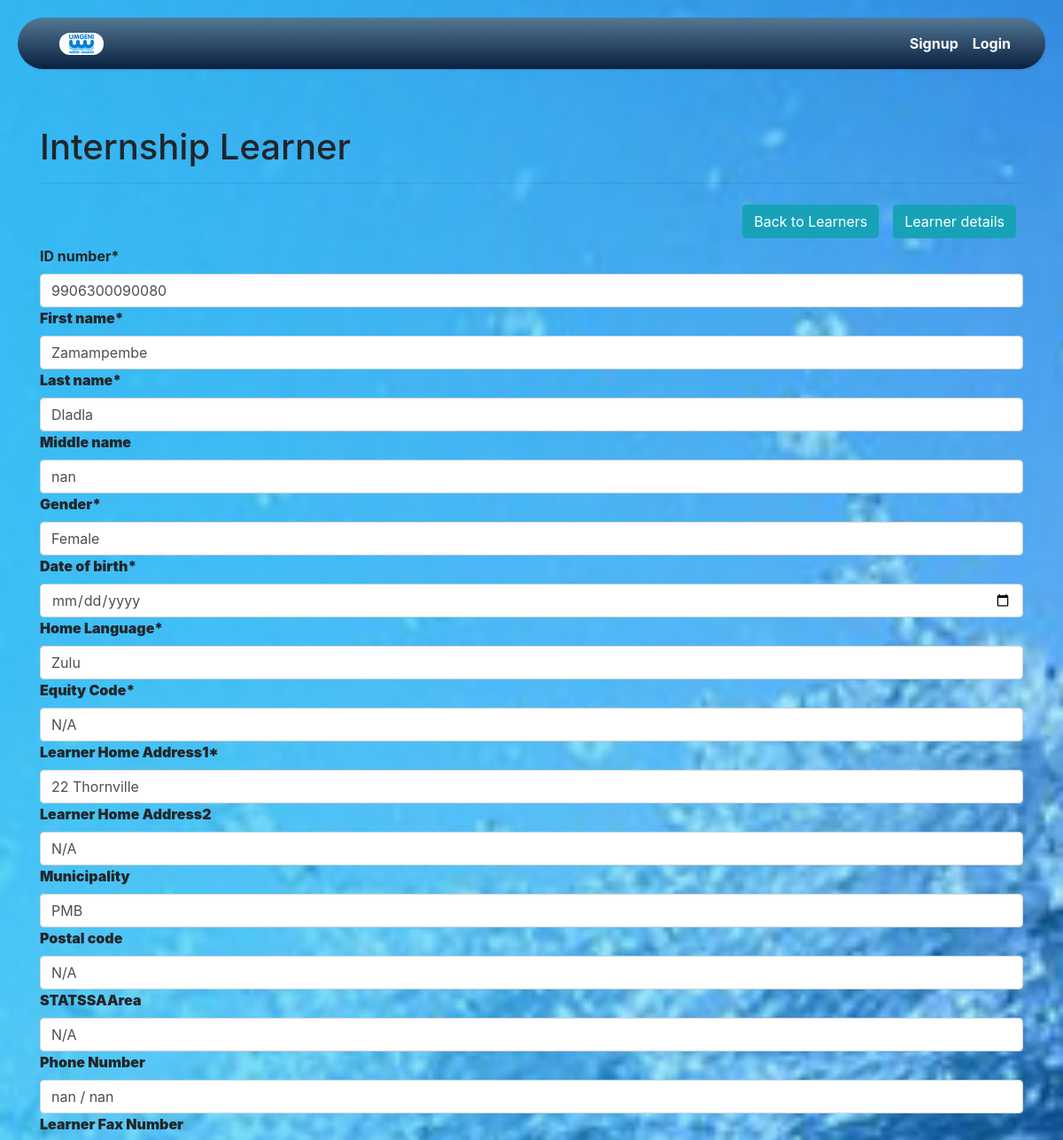
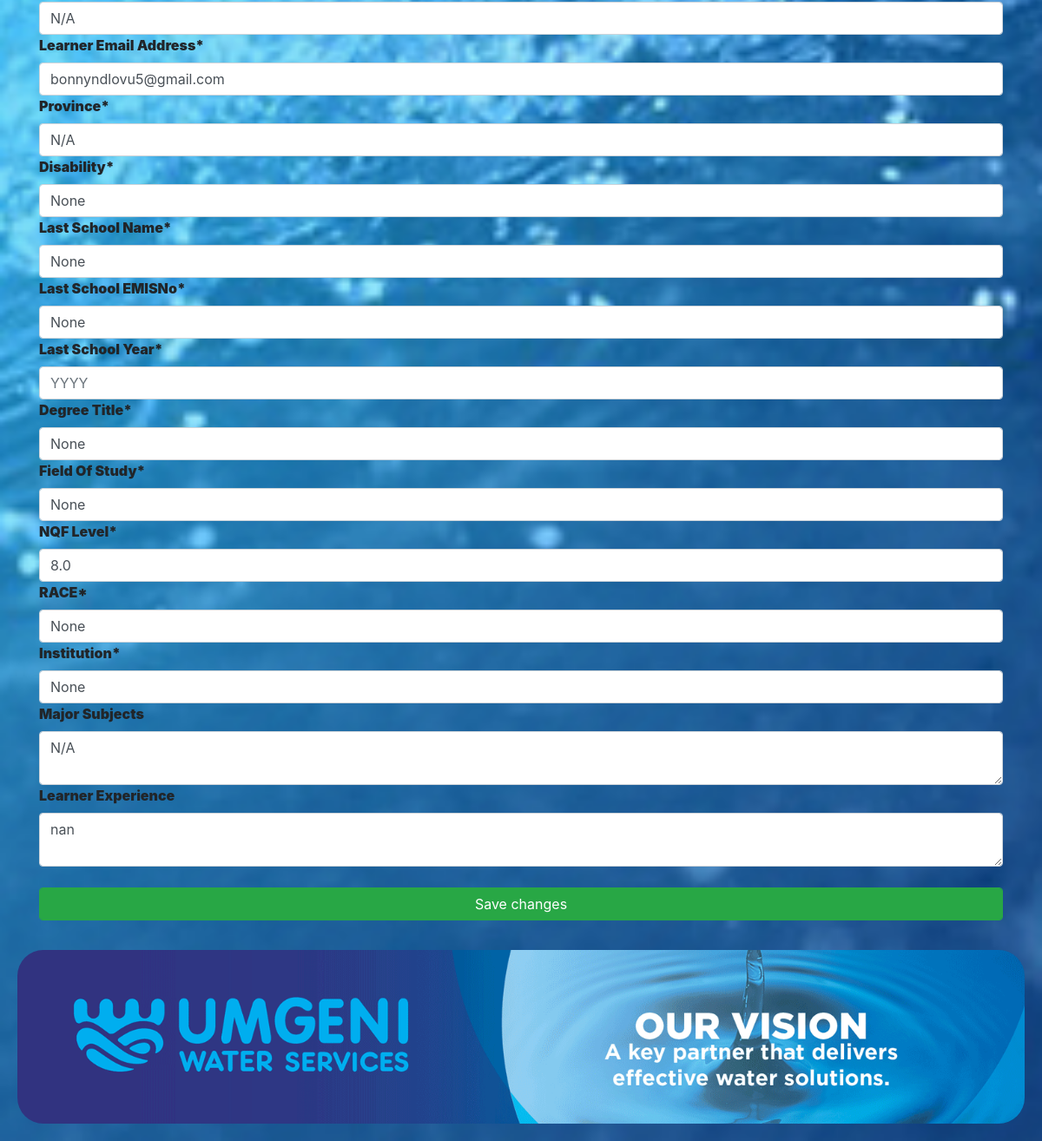
The app's page /editLearner/10/ with its own data (2 pictures, top to bottom).
### applicants/models.py (models this page shows)
class category(models.Model):
    categoryId = models.AutoField(primary_key=True,blank=False, null=False,auto_created=True)
    categoryName = models.CharField(max_length=100 )
    description = models.CharField(max_length=500, default="N/A")
    code = models.CharField(max_length=15, default='None')

class Learner(models.Model):
    ApplicantId = models.AutoField(primary_key=True,blank=False, null=False,auto_created=True)
    user = models.ForeignKey(User,blank=True,null=True,on_delete=models.CASCADE)#added by who
    Department = models.ForeignKey(Department,blank=True,null=True,on_delete=models.CASCADE)#added by who
    Exac = models.ForeignKey(Exac,blank=True,null=True,on_delete=models.CASCADE)#added by who
    category = models.ForeignKey(category,blank=True,null=True,on_delete=models.CASCADE)#added
    LearnerIDNumber = models.CharField(max_length=13)
    DOB = models.DateField(blank=True, null=True)
    Gender = models.CharField(max_length=6, blank=False, null=False)
    EquityCode = models.CharField(max_length=12, blank=True, null=True, default="N/A")
    NationalityCode= models.CharField(max_length=60, default='South Africa', blank=False, null=False)
    HomeLanguage = models.CharField(max_length=15, blank=False, null=False)
    LearnerSurname = models.CharField(max_length=60, blank=False, null=False)
    LearnerFirstName = models.CharField(max_length=60, blank=False, null=False)
    LearnerMiddleName = models.CharField(max_length=60,blank=True, null=True)
    LearnerHomeAddress1 = models.CharField(max_length=100, blank=False, null=False)
    LearnerHomeAddress2 = models.CharField(max_length=100, blank=True, null=True, default="N/A")
    Municipality = models.CharField(max_length=50, blank=False, null=False)
    LearnerHomePostalCode =  models.CharField(max_length=6, blank=False, null=False)
    STATSSAArea =  models.CharField(max_length=30, blank=True, null=True)
    LearnerCellPhoneNumber =  models.CharField(max_length=50, blank=False, null=False)
    LearnerFaxNumber = models.CharField(max_length=30, blank=True, null=True)
    LearnerEmailAddress = models.CharField(max_length=100, blank=True, null=True)
    Province = models.CharField(max_length=50, blank=False, null=False)
    Disability = models.CharField(max_length=10,default='no')
    LastSchoolEMISNo = models.CharField(max_length=30, blank=False, null=False)
    LastSchoolName = models.CharField(max_length=100)
    LastSchoolYear = models.IntegerField(blank=True, null=True)
    DegreeTitle = models.CharField(max_length=50, null=True)
    FieldOfStudy = models.CharField(max_length=60)
    NQFLevel = models.CharField(max_length=5)
    RACE = models.CharField(max_length=40)
    Institution = models.CharField(max_length=60)
    MajorSubjects = models.TextField(default="None")
    Experience = models.TextField(default= "None")
    isSigned = models.BooleanField(default=False)
    Status = models.CharField(max_length=60, default="Available")

### applicants/views.py (the view, shortened to what this page needs)
# urls.py: path('editLearner/<int:learnerId>/', views.editLearner, name="editLearner"),
def editLearner(request, learnerId):
    try:
        learner = get_object_or_404(Learner, pk = learnerId)
    except:
        messages.error(request, "The Learner was not found")
    if request.method == 'GET':
        payload = {
            "learner":learner,
            "Category": learner.category
        }
        return render(request, 'applicants/editLearner.html', payload)

### applicants/templates/applicants/editLearner.html (shortened to what this page needs)
{% extends "applicants/base.html" %}
{% block content %}
    {% load static %}
    <link rel="stylesheet" href="https://stackpath.bootstrapcdn.com/bootstrap/4.5.2/css/bootstrap.min.css">
   <div class="container">
        <div>
            <h1>
                {{Category.categoryName}} Learner
             </h1>
        </div>
        <hr/>
        <div id="innerManu">
            <div style="padding:0.5rem">
                <a class="btn btn-info" style="color:white"  href="{% url 'Learners' categoryId=Category.categoryId  %}">
                    Back to Learners
                </a>
            </div>
            <div style="padding:0.5rem">
                <a class="btn btn-info" style="color:white"  href="{% url 'learnerDetails'  learnerId=learner.ApplicantId %}">
                    Learner details
                </a>
            </div>
        </div>
        <div id="addformHolder" >
            <form method="post"  >
                <div>
                    <div>
                        <label>
                           <b> ID number*<b>
                        </label><br/>
                        <input class="form-control" type="text" required name="LearnerIDNumber" value="{{learner.LearnerIDNumber}}" />
                    </div>
                    <div>
                        <label>
                           <b>First name*<b>
                        </label><br/>
                        <input class="form-control" required type="text" name="LearnerFirstName" value="{{learner.LearnerFirstName}}" />
                    </div>
                    <div>
                        <label>
                           <b>Last name*<b>
                        </label><br/>
                        <input class="form-control" required type="text" name="LearnerSurname" value="{{learner.LearnerSurname}}" />
                    </div>
                    <div>
                        <label>
                           <b>Middle name<b>
                        </label><br/>
                        <input class="form-control" type="text" name="LearnerMiddleName" value="{{learner.LearnerMiddleName}}" />
                    </div>
                    <div>
                        <label>
                           <b>Gender*<b>
                        </label><br/>
                        <input class="form-control" required type="text" name="Gender" value="{{learner.Gender}}"   />
                    </div>
                    <div>
                        <label>
                            <b>Date of birth*</b>
                        </label><br/>
                        <input class="form-control" required type="date" name="DOB" value="{{ learner.DOB|date:'Y-m-d' }}" />
                    </div>
                    <div>
                        <label>
                           <b>Home Language*<b>
                        </label><br/>
                        <input class="form-control" required type="text" name="HomeLanguage" value="{{learner.HomeLanguage}}" />
                    </div>
                    <div>
                        <label>
                           <b>Equity Code*<b>
                        </label><br/>
                        <input class="form-control" required type="text" name="EquityCode" value="{{learner.EquityCode}}" />
                    </div>
                    <div>
                        <label>
                           <b>Learner Home Address1*<b>
                        </label><br/>
                        <input class="form-control" required type="text" name="LearnerHomeAddress1" value="{{learner.LearnerHomeAddress1}}" />
                    </div>
                    <div>
                        <label>
                           <b>Learner Home Address2<b>
                        </label><br/>
                        <input class="form-control" type="text" name="LearnerHomeAddress2" value="{{learner.LearnerHomeAddress2}}" />
                    </div>
                    <div>
                        <label>
                           <b>Municipality<b>
                        </label><br/>
                        <input class="form-control" type="text" name="Municipality" value="{{learner.Municipality}}"  />
                    </div>
                    <div>
                        <label>
                           <b>Postal code<b>
                        </label><br/>
                        <input class="form-control" type="text" name="LearnerHomePostalCode" value="{{learner.LearnerHomePostalCode}}" />
                    </div>
                    <div>
                        <label>
                           <b>STATSSAArea<b>
                        </label><br/>
                        <input class="form-control" type="text" name="STATSSAArea" value="{{learner.STATSSAArea}}" />
                    </div>
                    <div>
                        <label>
                           <b>Phone Number<b>
                        </label><br/>
                        <input class="form-control" type="text" name="LearnerCellPhoneNumber" value="{{learner.LearnerCellPhoneNumber}}"/>
                    </div>
                    <div>
                        <label>
                           <b>Learner Fax Number<b>
                        </label><br/>
                        <input class="form-control" type="text" name="LearnerFaxNumber" value="{{learner.LearnerFaxNumber}}" />
                    </div>
                    <div>
                        <label>
                           <b>Learner Email Address*<b>
                        </label><br/>
                        <input class="form-control" type="text" name="LearnerEmailAddress" value="{{learner.LearnerEmailAddress}}" />
                    </div>
                    <div>
                        <label>
                           <b>Province*<b>
                        </label><br/>
                        <input class="form-control" type="text" name="Province" value="{{learner.Province}}" />
                    </div>
                    <div>
                        <label>
                           <b>Disability*<b>
                        </label><br/>
                        <input class="form-control" type="text" value="None" name="Disability"  value="{{learner.Disability}}" />
                    </div>
                    <div>
                        <label>
                           <b>Last School Name*<b>
                        </label><br/>
                        <input class="form-control" type="text" value="None" name="LastSchoolName" value="{{learner.LastSchoolName}}" />
                    </div>
                    <div>
                        <label>
                           <b>Last School EMISNo*<b>
                        </label><br/>
                        <input class="form-control" type="text" value="None" name="LastSchoolEMISNo" value="{{learner.LastSchoolEMISNo}}" />
                    </div>
                    <div>
                        <label>
                            <b>Last School Year*</b>
                        </label><br/>
                        <input required placeholder="YYYY" class="form-control" type="number" min="1900" max="2100" name="LastSchoolYear" value="{{learner.LastSchoolYear}}" />
                    </div>
                    <div>
                        <label>
                           <b>Degree Title*<b>
                        </label><br/>
                        <input class="form-control" type="text" value="None" name="DegreeTitle" value="{{learner.DegreeTitle}}" />
                    </div>
                    <div>
                        <label>
                           <b>Field Of Study*<b>
                        </label><br/>
                        <input class="form-control" type="text" value="None" name="FieldOfStudy" value="{{learner.FieldOfStudy}}"/>
                    </div>
                    <div>
                        <label>
                           <b>NQF Level*<b>
                        </label><br/>
                        <input required class="form-control" type="number" name="NQFLevel" value="{{ learner.NQFLevel }}" />
                    </div>
                    <div>
                        <label>
                           <b>RACE*<b>
                        </label><br/>
                        <input class="form-control" type="text" value="None" name="RACE" value="{{learner.RACE}}" />
                    </div>
                    <div>
                        <label>
                           <b>Institution*<b>
                        </label><br/>
                        <input class="form-control" type="text" value="None" name="Institution" value="{{learner.Institution}}" />
                    </div>
                    <div>
                        <label>
                           <b>Major Subjects<b>
                        </label><br/>
                        <textarea class="form-control" type="text" value="None" name="MajorSubjects" >{{learner.MajorSubjects}}</textarea>
                    </div>
                    <div>
                        <label>
                           <b>Learner Experience<b>
                        </label><br/>
                        <textarea class="form-control" type="text" value="None" name="Experience" >{{learner.Experience}}</textarea>
                    </div>
                    <div>
                        <br/>
                        <input class="form-control btn btn-success" type="submit" value="Save changes"  />
                    </div>
                </div>
            </form>
        </div>
    </div>
{% endblock %}

### applicants/static/manageProfile/css/style5.css (style rules this page uses)
body { font-family: 'Poppins', sans-serif; background: #fafafa; }
a, a:hover, a:focus { color: inherit; text-decoration: none; transition: all 0.3s; }

### applicants/static/manageProfile/css1/style.css (style rules this page uses)
body { font-family: "Roboto", sans-serif; color: #0c0c0c; background-color: #ffffff; overflow-x: hidden; }
a, a:hover, a:focus { text-decoration: none; }
.btn, .btn:focus { outline: none !important; -webkit-box-shadow: none; box-shadow: none; }

### applicants/static/manageProfile/css1/responsive.css (style rules this page uses)
@media (min-width: 1200px) { .container { max-width: 1170px; } }

### applicants/templates/applicants/editLearner.html (style rules this page uses)
#innerManu { display:flex; justify-content:end }

### records on screen
category: categoryName "Internship"
Learner: LearnerIDNumber "9906300090080", LearnerFirstName "Zamampembe", LearnerSurname "Dladla", LearnerMiddleName "nan", Gender "Female", HomeLanguage "Zulu", EquityCode "N/A", LearnerHomeAddress1 "22 Thornville", LearnerHomeAddress2 "N/A", Municipality "PMB", LearnerHomePostalCode "N/A", STATSSAArea "N/A", LearnerCellPhoneNumber "nan / nan", LearnerFaxNumber "N/A", LearnerEmailAddress "bonnyndlovu5@gmail.com", Province "N/A", Disability "None", NQFLevel "8.0", MajorSubjects "N/A", Experience "nan"
